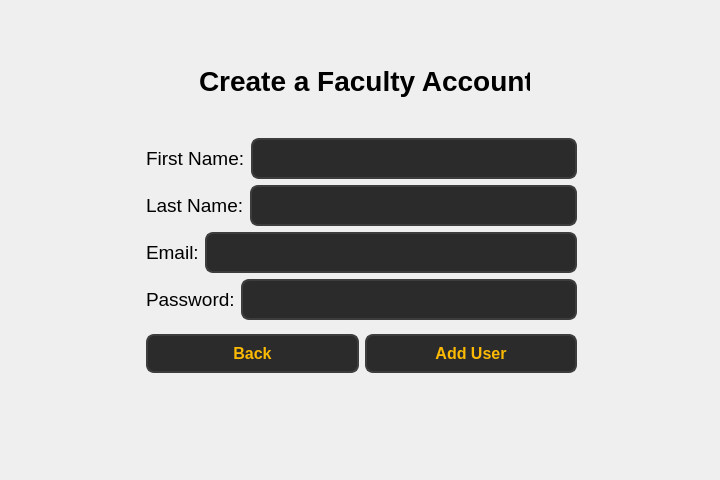
<?xml version="1.0" encoding="UTF-8"?>
<ui version="4.0">
 <class>Form</class>
 <widget class="QWidget" name="Form">
  <property name="geometry">
   <rect>
    <x>0</x>
    <y>0</y>
    <width>720</width>
    <height>480</height>
   </rect>
  </property>
  <property name="windowTitle">
   <string>Form</string>
  </property>
  <widget class="QLabel" name="label">
   <property name="geometry">
    <rect>
     <x>199</x>
     <y>60</y>
     <width>331</width>
     <height>41</height>
    </rect>
   </property>
   <property name="font">
    <font>
     <pointsize>21</pointsize>
     <bold>true</bold>
    </font>
   </property>
   <property name="text">
    <string>Create a Faculty Account</string>
   </property>
  </widget>
  <widget class="QWidget" name="layoutWidget_2">
   <property name="geometry">
    <rect>
     <x>146</x>
     <y>130</y>
     <width>431</width>
     <height>252</height>
    </rect>
   </property>
   <layout class="QVBoxLayout" name="verticalLayout_2">
    <item>
     <layout class="QVBoxLayout" name="verticalLayout_3">
      <item>
       <layout class="QHBoxLayout" name="horizontalLayout_4">
        <item>
         <widget class="QLabel" name="label_4">
          <property name="font">
           <font>
            <pointsize>14</pointsize>
           </font>
          </property>
          <property name="text">
           <string>First Name:</string>
          </property>
         </widget>
        </item>
        <item>
         <widget class="QLineEdit" name="lineEdit_3">
          <property name="styleSheet">
           <string notr="true">QLineEdit {
        background-color: #2b2b2b;  /* Dark background */
        color: #fcba03;  /* Text color */
        border: 2px solid #3d3d3d;  /* Border color */
        border-radius: 8px;  /* Rounded corners */
        padding: 8px;  /* Padding inside the input field */
        font-size: 16px;  /* Font size */
        font-weight: bold;  /* Bold font */
    }

    QLineEdit:hover {
        background-color: #3d3d3d;  /* Background when hovered */
        border: 2px solid #fcba03;  /* Border color when hovered */
    }

    QLineEdit:focus {
        background-color: #1a1a1a;  /* Background when focused */
        border: 2px solid #fcba03;  /* Border color when focused */
        color: #ffffff;  /* Text color when focused */
    }</string>
          </property>
         </widget>
        </item>
       </layout>
      </item>
      <item>
       <layout class="QHBoxLayout" name="horizontalLayout_5">
        <item>
         <widget class="QLabel" name="label_5">
          <property name="font">
           <font>
            <pointsize>14</pointsize>
           </font>
          </property>
          <property name="text">
           <string>Last Name:</string>
          </property>
         </widget>
        </item>
        <item>
         <widget class="QLineEdit" name="lineEdit_4">
          <property name="styleSheet">
           <string notr="true">QLineEdit {
        background-color: #2b2b2b;  /* Dark background */
        color: #fcba03;  /* Text color */
        border: 2px solid #3d3d3d;  /* Border color */
        border-radius: 8px;  /* Rounded corners */
        padding: 8px;  /* Padding inside the input field */
        font-size: 16px;  /* Font size */
        font-weight: bold;  /* Bold font */
    }

    QLineEdit:hover {
        background-color: #3d3d3d;  /* Background when hovered */
        border: 2px solid #fcba03;  /* Border color when hovered */
    }

    QLineEdit:focus {
        background-color: #1a1a1a;  /* Background when focused */
        border: 2px solid #fcba03;  /* Border color when focused */
        color: #ffffff;  /* Text color when focused */
    }</string>
          </property>
         </widget>
        </item>
       </layout>
      </item>
      <item>
       <layout class="QHBoxLayout" name="horizontalLayout_6">
        <item>
         <widget class="QLabel" name="label_6">
          <property name="font">
           <font>
            <pointsize>14</pointsize>
           </font>
          </property>
          <property name="text">
           <string>Email:</string>
          </property>
         </widget>
        </item>
        <item>
         <widget class="QLineEdit" name="lineEdit_5">
          <property name="styleSheet">
           <string notr="true">QLineEdit {
        background-color: #2b2b2b;  /* Dark background */
        color: #fcba03;  /* Text color */
        border: 2px solid #3d3d3d;  /* Border color */
        border-radius: 8px;  /* Rounded corners */
        padding: 8px;  /* Padding inside the input field */
        font-size: 16px;  /* Font size */
        font-weight: bold;  /* Bold font */
    }

    QLineEdit:hover {
        background-color: #3d3d3d;  /* Background when hovered */
        border: 2px solid #fcba03;  /* Border color when hovered */
    }

    QLineEdit:focus {
        background-color: #1a1a1a;  /* Background when focused */
        border: 2px solid #fcba03;  /* Border color when focused */
        color: #ffffff;  /* Text color when focused */
    }</string>
          </property>
         </widget>
        </item>
       </layout>
      </item>
      <item>
       <layout class="QHBoxLayout" name="horizontalLayout_7">
        <item>
         <widget class="QLabel" name="label_7">
          <property name="font">
           <font>
            <pointsize>14</pointsize>
           </font>
          </property>
          <property name="text">
           <string>Password:</string>
          </property>
         </widget>
        </item>
        <item>
         <widget class="QLineEdit" name="lineEdit_6">
          <property name="styleSheet">
           <string notr="true">QLineEdit {
        background-color: #2b2b2b;  /* Dark background */
        color: #fcba03;  /* Text color */
        border: 2px solid #3d3d3d;  /* Border color */
        border-radius: 8px;  /* Rounded corners */
        padding: 8px;  /* Padding inside the input field */
        font-size: 16px;  /* Font size */
        font-weight: bold;  /* Bold font */
    }

    QLineEdit:hover {
        background-color: #3d3d3d;  /* Background when hovered */
        border: 2px solid #fcba03;  /* Border color when hovered */
    }

    QLineEdit:focus {
        background-color: #1a1a1a;  /* Background when focused */
        border: 2px solid #fcba03;  /* Border color when focused */
        color: #ffffff;  /* Text color when focused */
    }</string>
          </property>
          <property name="echoMode">
           <enum>QLineEdit::EchoMode::Password</enum>
          </property>
         </widget>
        </item>
       </layout>
      </item>
     </layout>
    </item>
    <item>
     <layout class="QHBoxLayout" name="horizontalLayout_8">
      <item>
       <widget class="QPushButton" name="pushButton_back">
        <property name="styleSheet">
         <string notr="true">QPushButton {
        background-color: #2b2b2b;  
        color: #fcba03;              
        border: 2px solid #3d3d3d;      
        border-radius: 8px;          
        padding: 8px 16px;            
        font-size: 16px;            
        font-weight: bold;
    
    }

    QPushButton:hover {
        background-color: #fcba03;
		 color: #000000;
        border: 2px solid #5a5a5a;    
    }

    QPushButton:pressed {
        background-color: #1a1a1a;      
        border: 2px solid #2b2b2b;      
    }</string>
        </property>
        <property name="text">
         <string>Back</string>
        </property>
       </widget>
      </item>
      <item>
       <widget class="QPushButton" name="pushButton">
        <property name="styleSheet">
         <string notr="true">QPushButton {
        background-color: #2b2b2b;  
        color: #fcba03;              
        border: 2px solid #3d3d3d;      
        border-radius: 8px;          
        padding: 8px 16px;            
        font-size: 16px;            
        font-weight: bold;
    
    }

    QPushButton:hover {
        background-color: #fcba03;
		 color: #000000;
        border: 2px solid #5a5a5a;    
    }

    QPushButton:pressed {
        background-color: #1a1a1a;      
        border: 2px solid #2b2b2b;      
    }</string>
        </property>
        <property name="text">
         <string>Add User</string>
        </property>
       </widget>
      </item>
     </layout>
    </item>
   </layout>
  </widget>
 </widget>
 <resources/>
 <connections/>
</ui>
